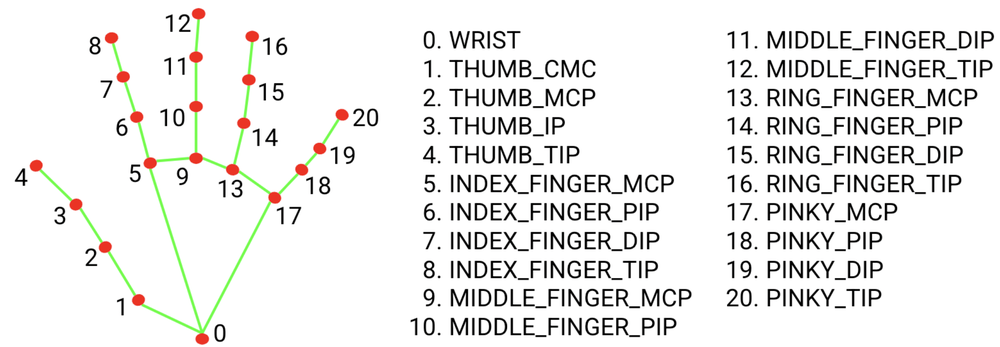
#> input picture assets/hand-landmarks.png, 1000 x 347 px, shrunk from 2146 x 744 before the run
$ python -i preprocessing.py   (imports and definitions only)   (older library calls are emulated)
#> lines starting #> are read from the running program, lines starting #| are printed output that depends on the picture
import cv2
import numpy as np


def calcular_metricas_frame(frame):
    #converter para escala de cinza para facilitar o cálculo das métricas
    gray = cv2.cvtColor(frame, cv2.COLOR_BGR2GRAY)

    # Calcular brilho, contraste, nitidez e ruído
    brilho = float(np.mean(gray))
    contraste = float(np.std(gray))

    laplacian = cv2.Laplacian(gray, cv2.CV_64F)
    nitidez = float(laplacian.var())

    ruido = float(np.mean(np.abs(gray - cv2.GaussianBlur(gray, (5, 5), 0))))

    return {
        "brilho": brilho,
        "contraste": contraste,
        "nitidez": nitidez,
        "ruido": ruido
    }


def ajustar_gamma(frame, gamma=1.2):
    inv_gamma = 1.0 / gamma

    tabela = np.array([
        ((i / 255.0) ** inv_gamma) * 255
        for i in range(256)
    ]).astype("uint8")

    return cv2.LUT(frame, tabela)


def reduzir_ruido(frame):
    return cv2.bilateralFilter(frame, 5, 50, 50)


def equalizar_histograma(frame):
    lab = cv2.cvtColor(frame, cv2.COLOR_BGR2LAB)
    l, a, b = cv2.split(lab)

    clahe = cv2.createCLAHE(
        clipLimit=2.0,
        tileGridSize=(8, 8)
    )

    l_equalizado = clahe.apply(l)
    lab_equalizado = cv2.merge((l_equalizado, a, b))

    return cv2.cvtColor(lab_equalizado, cv2.COLOR_LAB2BGR)


def aplicar_realce(frame):
    suavizado = cv2.GaussianBlur(frame, (0, 0), 1.0)

    return cv2.addWeighted(
        frame,
        1.5,
        suavizado,
        -0.5,
        0
    )


def preprocess_frame(frame):
    metricas = calcular_metricas_frame(frame)
    filtros_aplicados = []

    # Brilho baixo: clarear
    if metricas["brilho"] < 90:
        frame = ajustar_gamma(frame, gamma=1.4)
        filtros_aplicados.append("gamma_clarear")

    # Brilho alto: escurecer
    elif metricas["brilho"] > 180:
        frame = ajustar_gamma(frame, gamma=0.8)
        filtros_aplicados.append("gamma_escurecer")

    # Contraste baixo: CLAHE
    if metricas["contraste"] < 45:
        frame = equalizar_histograma(frame)
        filtros_aplicados.append("equalizacao_histograma")

    # Ruído alto: redução de ruído
    if metricas["ruido"] > 8:
        frame = reduzir_ruido(frame)
        filtros_aplicados.append("reducao_ruido")

    # Nitidez baixa: realce
    if metricas["nitidez"] < 80:
        frame = aplicar_realce(frame)
        filtros_aplicados.append("realce")

    return frame, metricas, filtros_aplicados

>>> import cv2
>>> picture = cv2.imread('../../assets/hand-landmarks.png')
#> picture is the input picture: shape (347, 1000, 3); mean B, G, R 234, 235.4, 235.7
>>> result = preprocess_frame(picture)
#> in calcular_metricas_frame, `gray = cv2.cvtColor(frame, cv2.COLOR_BGR2GRAY)`:
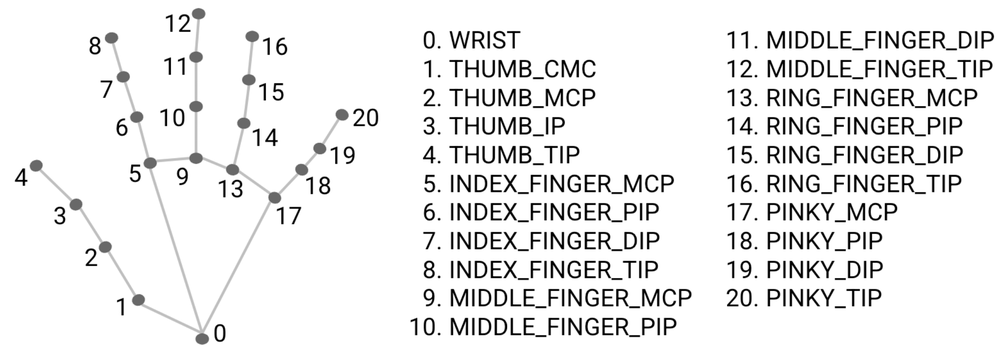
#> gray: shape (347, 1000); min 0, max 255, mean 235.3
#> in calcular_metricas_frame, `brilho = float(np.mean(gray))`: brilho = 235.3
#> in calcular_metricas_frame, `contraste = float(np.std(gray))`: contraste = 58.52
#> in calcular_metricas_frame, `laplacian = cv2.Laplacian(gray, cv2.CV_64F)`:
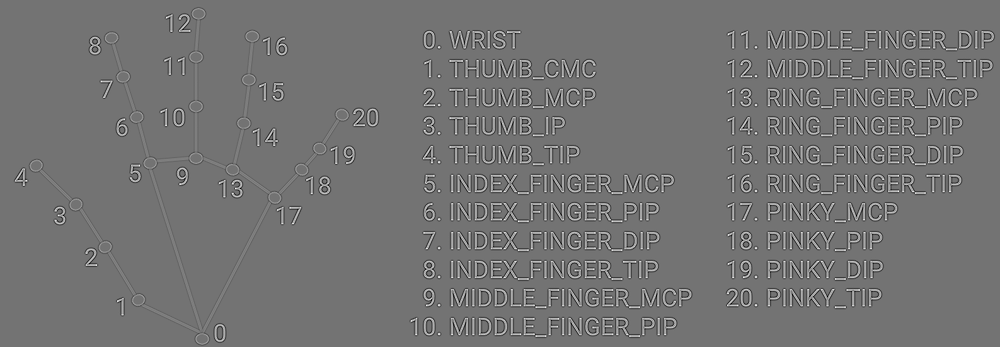
#> laplacian: shape (347, 1000) float64; min -436, max 526, mean 0; drawn with min black and max white
#> in calcular_metricas_frame, `nitidez = float(laplacian.var())`: nitidez = 4706
#> in calcular_metricas_frame, `ruido = float(np.mean(np.abs(gray - cv2.GaussianBlur(gray, (5, 5), 0))))`: ruido = 21.87
#> in preprocess_frame, `metricas = calcular_metricas_frame(frame)`: metricas = {'brilho': 235.3, 'contraste': 58.52, 'nitidez': 4706, 'ruido': 21.87}
